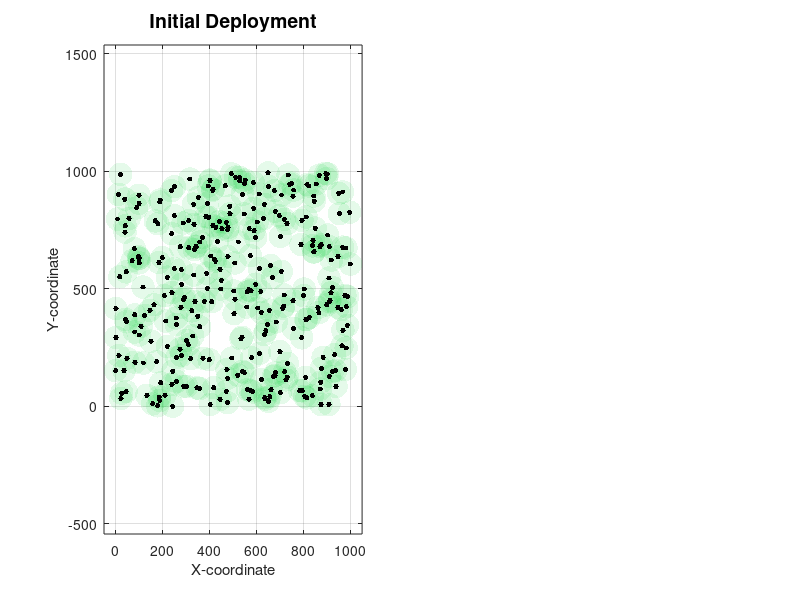

This chart was generated by the following MATLAB code: (Note: this script raises an error after producing the figure.)
% =========================================================================
% SCRIPT: run_hora_simulation.m
% DESCRIPTION: Main script to set up a WSN and run the HORA algorithm.
% =========================================================================
function run_hora_simulation()
    % --- Main Simulation Setup ---
    clear; clc; close all;
    rng('default'); % For repeatable results

    % --- Simulation Parameters ---
    deployment_area = [1000, 1000];
    sensing_radius = 50;
    communication_radius = 2 * sensing_radius;
    num_nodes = 300; % You can change this
    
    % --- Network Generation ---
    [x_loc, y_loc] = generate_network(deployment_area, num_nodes);
    
    % --- Plot Initial Network State ---
    figure('Name', 'HORA Simulation');
    subplot(1, 2, 1);
    plot_network_state(x_loc, y_loc, sensing_radius, 'Initial Deployment');
    
    % --- Run the HORA Restoration Algorithm ---
    fprintf('--- Starting HORA Hole Restoration ---\n');
    [x_final, y_final] = restore_network_with_HORA(x_loc, y_loc, sensing_radius, communication_radius, deployment_area);
    fprintf('--- HORA Restoration Complete ---\n');
    
    % --- Plot Final Network State ---
    subplot(1, 2, 2);
    plot_network_state(x_final, y_final, sensing_radius, 'After HORA Restoration');

end

% --- Helper function to generate the network ---
function [x, y] = generate_network(area, num_nodes)
    x = area(1) * rand(1, num_nodes);
    y = area(2) * rand(1, num_nodes);
end

% --- Helper function for plotting ---
function plot_network_state(x, y, R, title_str)
    hold off;
    % Plot sensing circles
    theta = linspace(0, 2*pi, 100);
    for i = 1:length(x)
        fill(x(i) + R*cos(theta), y(i) + R*sin(theta), [0, 0.8, 0.2], 'FaceAlpha', 0.1, 'EdgeColor', 'none');
        hold on;
    end
    % Plot node centers
    plot(x, y, 'k.', 'MarkerSize', 12);
    axis equal;
    grid on;
    box on;
    title(title_str, 'FontSize', 14);
    xlabel('X-coordinate');
    ylabel('Y-coordinate');
end
